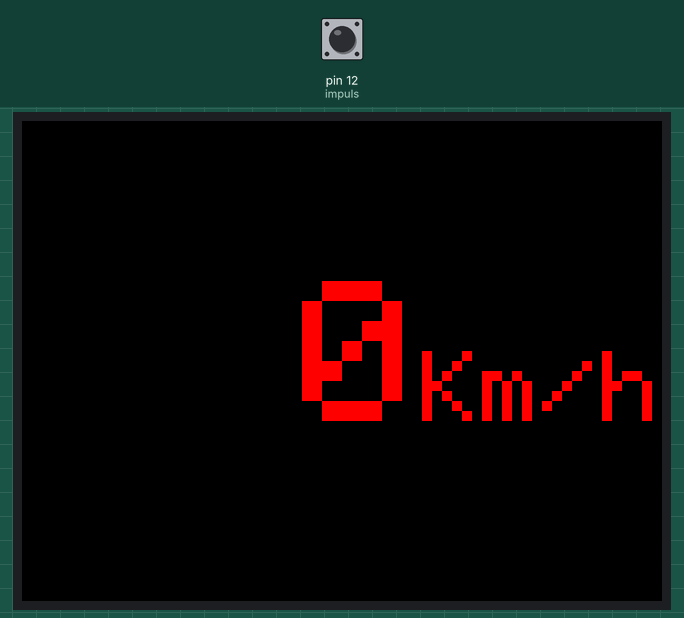
Recording of a sketch running on a simulated Arduino Uno, built with avr-gcc and run on an emulated ATmega328P. On the bench: 320×240 colour display. The inputs (shaded band) are chosen by the test bench; at power-on: pin 12 (impuls) LOW. What the sketch prints to the serial monitor is not drawn.

Above: at 0.6 s.

The sketch:

Speed_impuls_D12_V1.5_finish_plus_timer_and_pulseIn.ino
```cpp
// IMPORTANT: Adafruit_TFTLCD LIBRARY MUST BE SPECIFICALLY
// CONFIGURED FOR EITHER THE TFT SHIELD OR THE BREAKOUT BOARD.
// SEE RELEVANT COMMENTS IN Adafruit_TFTLCD.h FOR SETUP.

#include <Adafruit_GFX.h>    // Core graphics library
#include <Adafruit_TFTLCD.h> // Hardware-specific library
#include <MsTimer2.h> //подключаем таймер прерывания
// The control pins for the LCD can be assigned to any digital or
// analog pins...but we'll use the analog pins as this allows us to
// double up the pins with the touch screen (see the TFT paint example).
#define LCD_CS A3 // Chip Select goes to Analog 3
#define LCD_CD A2 // Command/Data goes to Analog 2
#define LCD_WR A1 // LCD Write goes to Analog 1
#define LCD_RD A0 // LCD Read goes to Analog 0

#define LCD_RESET A4 // Can alternately just connect to Arduino's reset pin

// When using the BREAKOUT BOARD only, use these 8 data lines to the LCD:
// For the Arduino Uno, Duemilanove, Diecimila, etc.:
//   D0 connects to digital pin 8  (Notice these are
//   D1 connects to digital pin 9   NOT in order!)
//   D2 connects to digital pin 2
//   D3 connects to digital pin 3
//   D4 connects to digital pin 4
//   D5 connects to digital pin 5
//   D6 connects to digital pin 6
//   D7 connects to digital pin 7
// For the Arduino Mega, use digital pins 22 through 29
// (on the 2-row header at the end of the board).

// Assign human-readable names to some common 16-bit color values:
#define BLACK   0x0000
#define BLUE    0x001F
#define RED     0xF800
#define GREEN   0x07E0
#define CYAN    0x07FF
#define MAGENTA 0xF81F
#define YELLOW  0xFFE0
#define WHITE   0xFFFF
#define rotation 1


Adafruit_TFTLCD tft(LCD_CS, LCD_CD, LCD_WR, LCD_RD, LCD_RESET);
// If using the shield, all control and data lines are fixed, and
// a simpler declaration can optionally be used:
// Adafruit_TFTLCD tft;

const int impuls = 12;       // порт, читающий импульсы

long previousMillis = 0;     // здесь будет храниться время последнего изменения состояния светодиода
long kmh = 0;                // километры в час
long pred;                   // запоминает предыдущее значение X
String predSpeedo;           // строка для запоминания предыдущего значения X
unsigned long T = 0;         // время в состоянии LOW между импульсами
unsigned long S = 271.17;    // длина окружности колеса R17: = 2*Пи*R в см
float sms = 0;               // см/сек
float k = 1;                 // коэффициент настройки

void flash() {
        if (T != 0){
          sms = S/(T*0.000001); // см/сек
          kmh = sms*0.036*k;    // км/ч
        } else kmh = 0;
        Serial.println(kmh);
        long X = kmh;
        if (X!=pred){ //-постоянно обновляем единицы, если предыдущее значение не равно настоящему
          tft.fillRect(135, 80, 55, 80, BLACK);
        }
        if (X < 10){
          tft.setCursor(140,80);
          Text(X);
        }
        if ((X > 9) && (X < 100)) {
          tft.setCursor(80, 80);
          Text(X);
        }
        if (X >= 100){
          tft.setCursor(20, 80);
          Text(X);
        }
        pred = X;               // запоминаем значение X
        predSpeedo = String(X); // запоминаем значение X в строке
}

void setup(void) {
  pinMode(impuls, INPUT);

  Serial.begin(9600);
  Serial.println(F("TFT LCD test"));

#ifdef USE_ADAFRUIT_SHIELD_PINOUT
  Serial.println(F("Using Adafruit 2.8\" TFT Arduino Shield Pinout"));
#else
  Serial.println(F("Using Adafruit 2.8\" TFT Breakout Board Pinout"));
#endif

  Serial.print("TFT size is "); Serial.print(tft.width()); Serial.print("x"); Serial.println(tft.height());


  tft.reset();
  delay(10);

  tft.begin(0x9341);

  //настройки экрана
  tft.fillScreen(BLACK);      //заливка
  tft.setRotation(rotation);  //поворот
  tft.setCursor(0, 0);        //координаты
  tft.setTextColor(RED);      //цвет текста
  tft.setTextSize(10);        //размер текста

  MsTimer2::set(250, flash);
  MsTimer2::start();
}

void loop(void) {
      T = pulseIn(impuls, LOW); // время в микросекундах

}

unsigned long Text(long X) {

  /*-------------Работаем со строками---------------*/
  String speedo = String(X);                              //преобразуем число в строку

  if(speedo.length() == 2){                               //проверяем длину строки в 2 символа
    String speedo2 = speedo.substring(0,1);               //запоминаем первое число строки
    String predSpeedo2 = predSpeedo.substring(0,1);       //декларируем строку для первого числа из предыдущих показаний
    if(speedo2.toInt() != predSpeedo2.toInt()){           //если они не равны, то:
      tft.fillRect(80, 80, 55, 80, BLACK);
    }
  } else if(speedo.length() == 3){                        //проверяем длину строки в 3 символа
    String speedo3_1 = speedo.substring(0,1);             //запоминаем первое число строки
    String speedo3_2 = speedo.substring(1,2);             //запоминаем второе число строки

    String predSpeedo3_1 = predSpeedo.substring(0,1);     //декларируем строку для первого числа из предыдущих показаний
    String predSpeedo3_2 = predSpeedo.substring(1,2);     //декларируем строку для второго числа из предыдущих показаний

    if(speedo3_1.toInt() != predSpeedo3_1.toInt()){       //если они не равны, то:
      tft.fillRect(20, 80, 55, 80, BLACK);
    }
    if(speedo3_2.toInt() != predSpeedo3_2.toInt()){       //если они не равны, то:
      tft.fillRect(80, 80, 55, 80, BLACK);
    }
  } else if(speedo.length() == 1){
    tft.fillRect(20, 80, 110, 80, BLACK);
  }

  /*-------------конец преобразования строк---------------*/

  tft.print(X);

  tft.setTextSize(5);         //размер текста
  tft.setCursor(200,115);
  tft.print("Km/h");

  tft.setTextSize(10);        //размер текста
}
```
